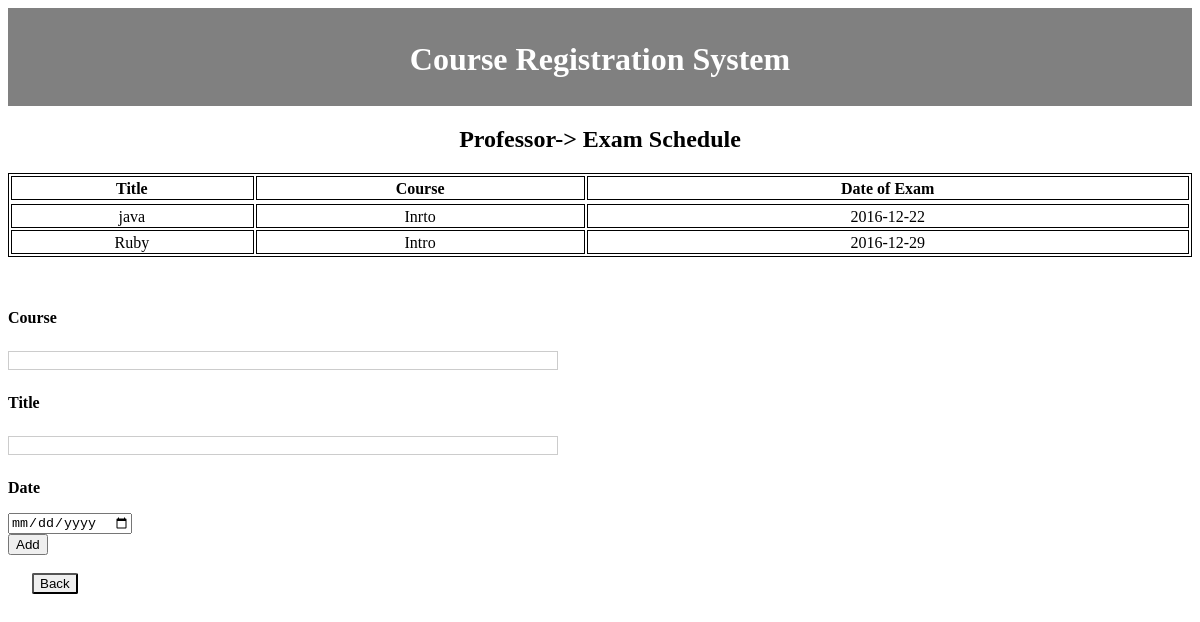
The page /profexam.php on the database its author committed.
### tables this page shows
CREATE TABLE `exam` (
  `id` int(11) NOT NULL,
  `course` varchar(11) NOT NULL,
  `title` varchar(11) NOT NULL,
  `date` date NOT NULL
);

### profexam.php (the view, shortened to what this page needs)
<?php
include 'database.php';
$sql = 'SELECT *
		FROM exam';
$query = mysqli_query($con, $sql);
?>
<html>
<body >
    <div style="background-color: grey; color: white; padding-top: 12px; padding-bottom: 6px;text-align:center;">
        <h1> Course Registration System</h1>
    </div>
<h2 style="text-align:center;">Professor-> Exam Schedule</h2>
<table class="data-table">
		<thead>
			<tr>
				<th>Title</th>
				<th>Course</th>
				<th>Date of Exam</th>
			</tr>
		</thead>
		<tbody>
		<?php
		while ($row = mysqli_fetch_array($query))
		{
			echo '<tr>
					<td>'.$row['course'].'</td>
					<td>'.$row['title'].'</td>
					<td>'.$row['date'].'</td>
				</tr>';
		}?>
            	</tbody>
	</table>
    <br><br>
  <form method="POST" action="upload2.php" enctype="multipart/form-data">
      <p><b>Course</b></p>
    <input type="text" name="course" id="course">
    <br/>
      <p><b>Title</b></p>
    <input type="text" name="title" id="title">
    <br/>
      <p><b>Date</b></p>
    <input type="date" name="date" id="date">
    <br/>
    <input type="submit" name="submit" value="Add"/><br><br>
    <input type='button'value='Back' class="btn" onclick="document.location.href='prof.php';"/>
</form>
</body>
</html>

### profexam.php (style rules this page uses)
input[type=text], input[type=password] { width: 550px; padding: auto; margin: 8px 0; display: inline-block; border: 1px solid #ccc; box-sizing: border-box; }
input[type=button] { padding: auto; border-radius: 2px; margin-left: 24px; }
table { width:100%; text-align:center; border: 1px solid black; }
td,th { border: 1px solid black; padding: 3px 2px 1px 1px; }

### rows shown on the page
exam: course "java", title "Inrto", date "2016-12-22"
exam: course "Ruby", title "Intro", date "2016-12-29"
